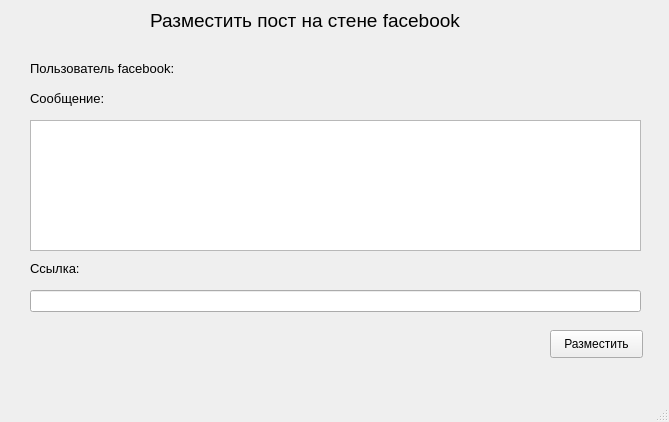
<?xml version="1.0" encoding="UTF-8"?>
<ui version="4.0">
 <class>MainWindow</class>
 <widget class="QMainWindow" name="MainWindow">
  <property name="geometry">
   <rect>
    <x>0</x>
    <y>0</y>
    <width>669</width>
    <height>422</height>
   </rect>
  </property>
  <property name="windowTitle">
   <string>MainWindow</string>
  </property>
  <widget class="QWidget" name="centralwidget">
   <widget class="QLabel" name="label">
    <property name="geometry">
     <rect>
      <x>150</x>
      <y>10</y>
      <width>381</width>
      <height>20</height>
     </rect>
    </property>
    <property name="font">
     <font>
      <pointsize>14</pointsize>
     </font>
    </property>
    <property name="text">
     <string>Разместить пост на стене facebook</string>
    </property>
   </widget>
   <widget class="QLabel" name="label_2">
    <property name="geometry">
     <rect>
      <x>30</x>
      <y>60</y>
      <width>191</width>
      <height>16</height>
     </rect>
    </property>
    <property name="font">
     <font>
      <pointsize>10</pointsize>
     </font>
    </property>
    <property name="text">
     <string>Пользователь facebook:</string>
    </property>
   </widget>
   <widget class="QLabel" name="LabelUser">
    <property name="geometry">
     <rect>
      <x>230</x>
      <y>60</y>
      <width>421</width>
      <height>16</height>
     </rect>
    </property>
    <property name="font">
     <font>
      <pointsize>10</pointsize>
     </font>
    </property>
    <property name="text">
     <string/>
    </property>
   </widget>
   <widget class="QLabel" name="label_3">
    <property name="geometry">
     <rect>
      <x>30</x>
      <y>90</y>
      <width>91</width>
      <height>16</height>
     </rect>
    </property>
    <property name="font">
     <font>
      <pointsize>10</pointsize>
     </font>
    </property>
    <property name="text">
     <string>Cообщение:</string>
    </property>
   </widget>
   <widget class="QTextEdit" name="textEditMessaje">
    <property name="geometry">
     <rect>
      <x>30</x>
      <y>120</y>
      <width>611</width>
      <height>131</height>
     </rect>
    </property>
   </widget>
   <widget class="QLabel" name="label_4">
    <property name="geometry">
     <rect>
      <x>30</x>
      <y>260</y>
      <width>61</width>
      <height>16</height>
     </rect>
    </property>
    <property name="font">
     <font>
      <pointsize>10</pointsize>
     </font>
    </property>
    <property name="text">
     <string>Cсылка:</string>
    </property>
   </widget>
   <widget class="QLineEdit" name="lineEditLink">
    <property name="geometry">
     <rect>
      <x>30</x>
      <y>290</y>
      <width>611</width>
      <height>22</height>
     </rect>
    </property>
   </widget>
   <widget class="QPushButton" name="pushButtonPublic">
    <property name="geometry">
     <rect>
      <x>550</x>
      <y>330</y>
      <width>93</width>
      <height>28</height>
     </rect>
    </property>
    <property name="text">
     <string>Разместить</string>
    </property>
   </widget>
  </widget>
  <widget class="QMenuBar" name="menubar">
   <property name="geometry">
    <rect>
     <x>0</x>
     <y>0</y>
     <width>669</width>
     <height>26</height>
    </rect>
   </property>
  </widget>
  <widget class="QStatusBar" name="statusbar"/>
 </widget>
 <resources/>
 <connections/>
</ui>
